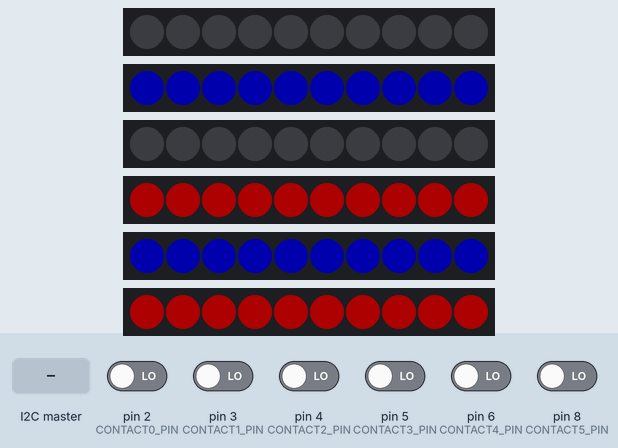
Simulated run of this sketch. Board: Arduino Uno, built with avr-gcc and run on an emulated ATmega328P. Parts: 6 × 10 RGB LEDs in strip order, left to right. The test bench sets the inputs (shaded band); at power-on: pin 2 (CONTACT0_PIN), pin 3 (CONTACT1_PIN), pin 4 (CONTACT2_PIN), pin 5 (CONTACT3_PIN), pin 6 (CONTACT4_PIN), pin 8 (CONTACT5_PIN) LOW. Dim RGB values are drawn brighter than linear.

Above: at 1.2 s.
1.3 s: the I2C master sends the byte 1
At 1.35 s:
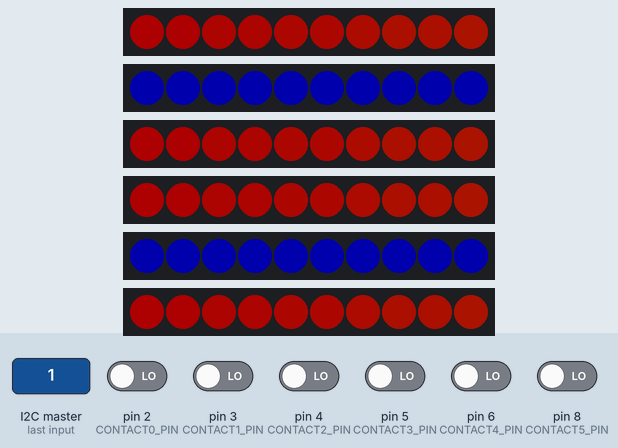
3.0 s: the I2C master sends the byte 2
At 3.28 s:
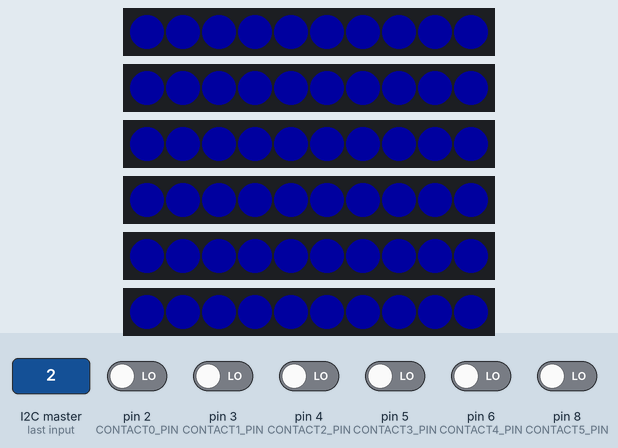
5.3 s: the I2C master sends the byte 0
At 6.5 s:
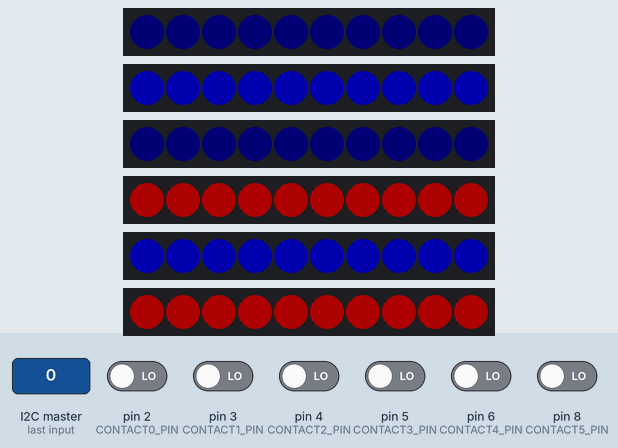
6.8 s: the I2C master sends the byte 1
At 7.35 s:
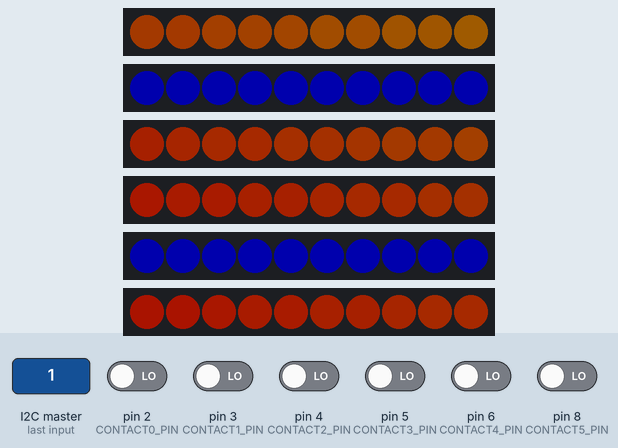
10.5 s: the I2C master sends the byte 90
At 11.6 s:
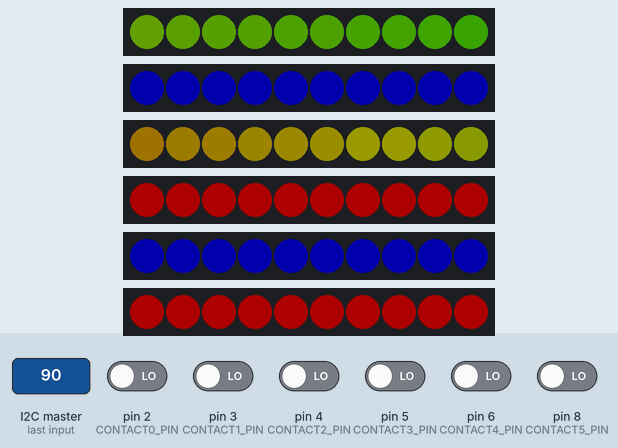
12.0 s: the I2C master sends the byte 1
At 12.05 s:
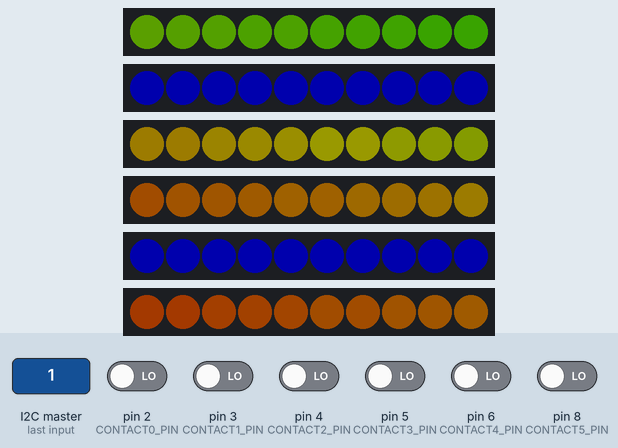

The sketch:

2019_Contact.ino
```cpp
/* Code de l'Arduino gérant les plaque de contacts des robot
  Son but est de récolter les informations des contacts et de gèrer les NéoPixels
  @author: Paul THONNEY and Maxime SCHARWATH
  DATE: 30.06.19
*/
#include <Adafruit_NeoPixel.h> //LED RGB
#include <Wire.h> //I2C

#define ADDR_CONTACT 0x11 //adresse de cet arduino


#define CONTACT0_PIN   2 //droite
#define CONTACT1_PIN   3 //arrière gauche
#define CONTACT2_PIN   4 //gauche
#define CONTACT3_PIN   5 //arrière droite
#define CONTACT4_PIN   6 //avant gauche
#define CONTACT5_PIN   8 //avant droite

#define MATRICE0_PIN    7
#define MATRICE1_PIN    9
#define MATRICE2_PIN    10
#define MATRICE3_PIN    11
#define MATRICE4_PIN    12
#define MATRICE5_PIN    13

#define PIXEL_NUMBER 10 //nombre de LED sur une plaque
#define MATRIX_NUMBER 6 //nombre de plaques de contacts

#define LUMINOSITE 50 //luminosité des LEDs
#define BLINKING_TIME 100


#define MATRIX_RIGHT 0
#define MATRIX_LEFT 2
#define MATRIX_BACK_RIGHT 3
#define MATRIX_BACK_LEFT 1
#define MATRIX_FRONT_RIGHT 5
#define MATRIX_FRONT_LEFT 4

Adafruit_NeoPixel matrice[MATRIX_NUMBER] = {
  Adafruit_NeoPixel(PIXEL_NUMBER, MATRICE0_PIN, NEO_GRB + NEO_KHZ800),
  Adafruit_NeoPixel(PIXEL_NUMBER, MATRICE1_PIN, NEO_GRB + NEO_KHZ800),
  Adafruit_NeoPixel(PIXEL_NUMBER, MATRICE2_PIN, NEO_GRB + NEO_KHZ800),
  Adafruit_NeoPixel(PIXEL_NUMBER, MATRICE3_PIN, NEO_GRB + NEO_KHZ800),
  Adafruit_NeoPixel(PIXEL_NUMBER, MATRICE4_PIN, NEO_GRB + NEO_KHZ800),
  Adafruit_NeoPixel(PIXEL_NUMBER, MATRICE5_PIN, NEO_GRB + NEO_KHZ800)
};

byte oldContact[MATRIX_NUMBER];

bool contactUsed[MATRIX_NUMBER] = {true, true, true, true, true, true};

uint64_t currentTimes[MATRIX_NUMBER];
uint16_t cycle[MATRIX_NUMBER];

bool getHit = false;
int lastHitZone = 0;
bool isBlinking = false;
unsigned long blinkAt = 0;

uint32_t RED = matrice[0].Color(255, 0, 0);
uint32_t BLUE = matrice[0].Color(0, 0, 255);
uint32_t BLACK = matrice[0].Color(0, 0, 0);

int animMode = 0;
int perviousAnimMode = 0;
int nextAnimMode = -1;
unsigned long animAt = 0;
int durationAnim = 1500;

void setup() {
  pinMode(CONTACT0_PIN, INPUT);
  pinMode(CONTACT1_PIN, INPUT);
  pinMode(CONTACT2_PIN, INPUT);
  pinMode(CONTACT3_PIN, INPUT);
  pinMode(CONTACT4_PIN, INPUT);
  pinMode(CONTACT5_PIN, INPUT);

  for (uint8_t i = 0; i < MATRIX_NUMBER; i++) {
    matrice[i].begin();
    matrice[i].show();
    matrice[i].setBrightness(LUMINOSITE);
  }

  Wire.begin(ADDR_CONTACT);
  Wire.onReceive(receiveEvent);
  Wire.onRequest(requestEvent);
  Serial.begin(9600);
}

/*
   @func void requestEvent envoie à l'intelligence centrale le fait qu'il se soit fait toucher et quel contact c'était
   @param null
   @return void
*/
void requestEvent() {
  //Serial.println("REQUEST");
  Wire.write(getHit);
  Wire.write(lastHitZone);
  getHit = false;
}
/*
   @func void recieveEvent reçoit les info de l'intelligence centrale et oriente sur la bonne fonction dépendament du type de message
   @param int howMany
   @return void
*/
void receiveEvent(int howMany) {
  if (howMany == 0) {
    //Serial.println("PING");
    return;
  }
  setMode(Wire.read());
  if (howMany >= 2) {
    nextAnimMode = Wire.read();
    animAt = millis();
  }
  if (howMany >= 3) {
    durationAnim = Wire.read() * 250;
  } else {
    durationAnim = 1500;
  }
}

/*
   @func void setMode set le mode demandé par l'intelligence centrale
   @param null
   @return void
*/
void setMode(int mode) {
  perviousAnimMode = animMode;
  animMode = mode;
  nextAnimMode = -1;
  animAt = 0;
}

/*
   @func void loop Est la boucle centrale du code c'est elle qui appelle les fonctions principales
   @param null
   @return void
*/
void loop() {
  checkContact();
  switch (animMode) {
    default:
    case 0:
      animTracking();
      break;
    case 1:
      animRainbow();
      break;
    case 2:
      animShield();
      break;
    case 3:
      blinkAll(RED);
      break;
    case 4:
      showAll(BLACK);
      break;
  }

  if (nextAnimMode > -1 && millis() > animAt + durationAnim) {
    setMode(nextAnimMode);
  }
}

/*
   @func void checkContact check si un contact est pressé et stocke l'information en vu d'un envoit
   @param null
   @return void
*/
void checkContact() {
  if (animMode == 3) {
    getHit = false;
    return;
  }
  int16_t newContact[MATRIX_NUMBER] = {
    digitalRead(CONTACT0_PIN),
    digitalRead(CONTACT1_PIN),
    digitalRead(CONTACT2_PIN),
    digitalRead(CONTACT3_PIN),
    digitalRead(CONTACT4_PIN),
    digitalRead(CONTACT5_PIN)
  };
  for (uint8_t i = 0; i < MATRIX_NUMBER; i++) {
    //Serial.print(newContact[i]);
    if (newContact[i] == LOW && oldContact[i] == HIGH && contactUsed[i]) {
      if (!getHit) {
        getHit = true;
        lastHitZone = i;
      }
      //Serial.println("contact");
    }
    oldContact[i] = newContact[i];
  }
  //Serial.println();
}

/*
   @func bool animBlink gère l'animation du blink
   @param uint32_t color
   #param int duration
   #param callbackAnim
   @return bool
*/
bool animBlink(uint32_t color, int duration, int callbackAnim) {
  if (!isBlinking) {
    isBlinking = true;
    blinkAt = millis();
  }
  if (millis() > blinkAt + duration) {
    isBlinking = false;
    animMode = callbackAnim;
    return false;
  }
  blinkAll(color);
  return true;
}

/*
   @func void animTracking gère l'animation du mode tracking
   @param null
   @return void
*/
void animTracking() {
  showLed(MATRIX_FRONT_LEFT, BLUE);
  showLed(MATRIX_FRONT_RIGHT, RED);
  showLed(MATRIX_BACK_LEFT, BLUE);
  showLed(MATRIX_BACK_RIGHT, RED);
}

/*
   @func void animRainbow gère l'animation du mode rainbow
   @param null
   @return void
*/
void animRainbow() {
  if ((unsigned long)(millis() - currentTimes[0]) >= 100) {
    currentTimes[0] = millis();
    rainbow(0);
  }
  if ((unsigned long)(millis() - currentTimes[2]) >= 150) {
    currentTimes[2] = millis();
    rainbow(2);
  }
  if ((unsigned long)(millis() - currentTimes[3]) >= 200) {
    currentTimes[3] = millis();
    rainbow(3);
  }
  if ((unsigned long)(millis() - currentTimes[5]) >= 250) {
    currentTimes[5] = millis();
    rainbow(5);
  }
}

/*
   @func void gère l'animation du mode Shield
   @param null
   @return void
*/
void animShield() {
  int v = (sin(millis() / 225.0) + 1) / 2.0 * 155 + 10;
  uint32_t c = matrice[0].Color(0, 0, v);
  for (uint8_t i = 0; i < MATRIX_NUMBER; i++) {
    showLed(i, v);
  }
}

/*
   @func void showLed allume la led de la couleur demandée
   @param uint8_t n
   #param uint32_t color
   @return void
*/
// n est le numero de la matrice, ici 0 à 5
void showLed(uint8_t n, uint32_t color) {
  for (uint8_t i = 0; i < PIXEL_NUMBER; i++) {
    matrice[n].setPixelColor(i, color);
  }
  matrice[n].show();
}

/*
   @func void showAll allume toute les leds de la matrice avec la couleur demandée
   @param uint32_t color
   @return void
*/
void showAll(uint32_t color) {
  for (uint8_t i = 0; i < MATRIX_NUMBER; i++) {
    showLed(i, color);
  }
}

/*
   @func void blinkLed fait clignotter la led demandée
   @param uint32_t color
   @return void
*/
void blinkLed(uint8_t n, uint32_t color) {
  bool on = (millis() % (BLINKING_TIME * 2) <= BLINKING_TIME);
  showLed(n, (on) ? color : BLACK);
}

/*
   @func void blinkAll fait clignotter toutes les leds de la matrice
   @param uint32_t color
   @return void
*/
void blinkAll(uint32_t color) {
  for (uint8_t i = 0; i < MATRIX_NUMBER; i++) {
    blinkLed(i, color);
  }
}

/*
   @func void rainbow fait un effet rainbow sur la matrice demandée (fourni avec la librairie)
   @param uint8_t n
   @return void
*/
void rainbow(uint8_t n) {
  for (uint16_t i = 0; i < matrice[n].numPixels(); i++)
    matrice[n].setPixelColor(i, roue(n, (i + cycle[n]) & 255));
  matrice[n].show();
  cycle[n]++;
  if (cycle[n] >= 256)
    cycle[n] = 0;
}

/*
   @func uint32_t roue fonction utilisée par la fonction rainbow (fourni avec la librairie)
   @param uint8_t n
   #param rouePos
   @return void
*/
uint32_t roue(uint8_t n, byte rouePos) {
  rouePos = 255 - rouePos;
  if (rouePos < 85) {
    return matrice[n].Color(255 - rouePos * 3, 0, rouePos * 3);
  }
  if (rouePos < 170) {
    rouePos -= 85;
    return matrice[n].Color(0, rouePos * 3, 255 - rouePos * 3);
  }
  rouePos -= 170;
  return matrice[n].Color(rouePos * 3, 255 - rouePos * 3, 0);
}
```

Measured:
- after the input at 1.3 s, the LEDs: change at once (image 1)
- after the input at 3.0 s, the LEDs: change after 0.12 s (image 2)
- after the input at 5.3 s, the LEDs: change at once (image 3)
- after the input at 6.8 s, the LEDs: first change at once (image 4 shows a later state)
- after the input at 10.5 s, the LEDs: change at once (image 5)
- after the input at 12.0 s, the LEDs: change at once (image 6)
